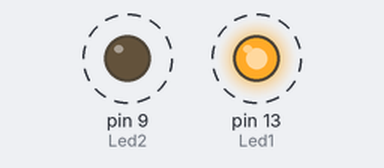
A sketch run on a simulated Arduino Uno, built with avr-gcc and run on an emulated ATmega328P. Parts: output pins drawn as LEDs (lit = HIGH). Dashed ring = blinking.

Above: at 0.5 s.
Timing chart, 0 to 4.6 s (numbered marks = the images above):
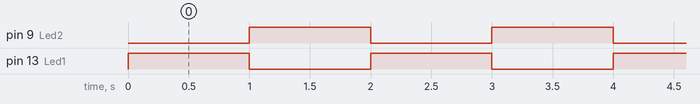

Measured:
- by itself, pin 9 (Led2), pin 13 (Led1): alternates HIGH for 1.0 s and LOW for 1.0 s

The sketch:

Code-03_Police_Flasher_.ino
```cpp
int Led1=13;
int Led2=9;

void setup() {

  // put your setup code here, to run once:

pinMode(Led1,OUTPUT);
pinMode(Led2,OUTPUT);

}

void loop() {
  // put your main code here, to run repeatedly:

digitalWrite(Led1,HIGH);
digitalWrite(Led2,LOW);
delay(1000);
digitalWrite(Led1,LOW);
digitalWrite(Led2,HIGH);
delay(1000);


}
```
